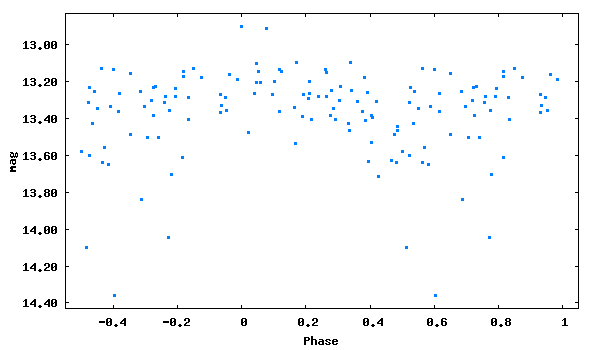

This figure's gnuplot source:
set term png size 600,350 medium
set colors classic
set output 'phase_lc_13.png'
set xlabel 'Phase'
set ylabel 'mag'
#set title 'JDmax = 2447035.45800 + 0.1942830 x E'
set format y '%5.2f'
plot [-0.55:1.05][14.43:12.83] "phase_lc_13.dat" linecolor 3 pointtype 5 pointsize 0.3 title ""
